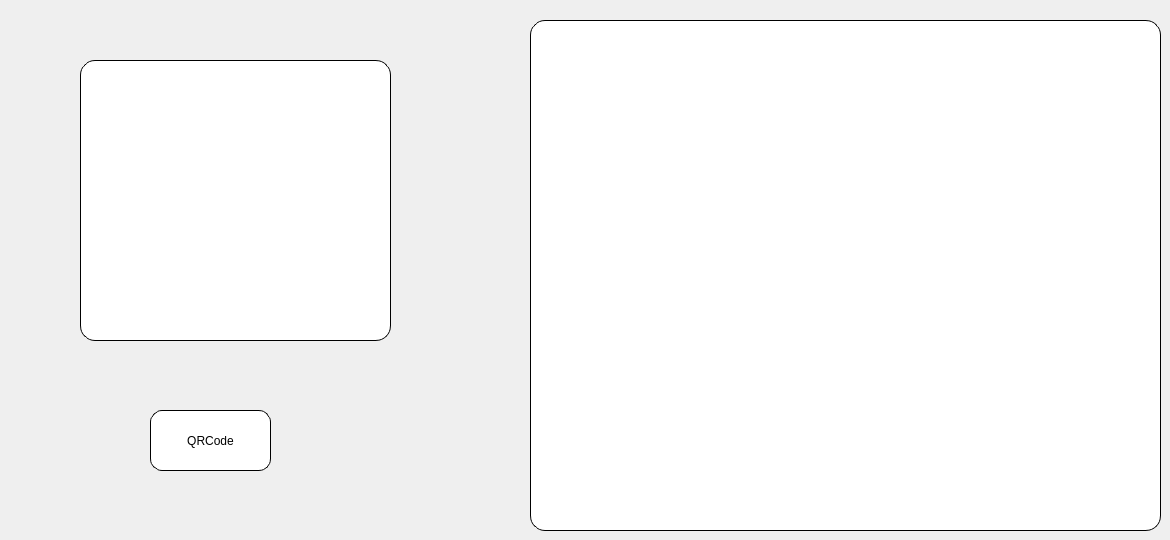
     <widget class="QWidget" name="tab_6">
      <attribute name="title">
       <string>QRCode</string>
      </attribute>
      <widget class="QLabel" name="label_14">
       <property name="geometry">
        <rect>
         <x>80</x>
         <y>60</y>
         <width>311</width>
         <height>281</height>
        </rect>
       </property>
       <property name="styleSheet">
        <string notr="true">background-color:white;
border-radius:15px;
border:0.5px solid;</string>
       </property>
       <property name="text">
        <string/>
       </property>
      </widget>
      <widget class="QTableView" name="tableView_invite_2">
       <property name="geometry">
        <rect>
         <x>530</x>
         <y>20</y>
         <width>631</width>
         <height>511</height>
        </rect>
       </property>
       <property name="styleSheet">
        <string notr="true">background-color:white;
border-radius:15px;
border:0.5px solid;</string>
       </property>
      </widget>
      <widget class="QPushButton" name="qrcode">
       <property name="geometry">
        <rect>
         <x>150</x>
         <y>410</y>
         <width>121</width>
         <height>61</height>
        </rect>
       </property>
       <property name="styleSheet">
        <string notr="true">
QPushButton{background-color:white;
border-radius:12px;
border-color:black;
border:1px solid;
}
QPushButton:hover
{
background-color:lightgray;
}</string>
       </property>
       <property name="text">
        <string>QRCode</string>
       </property>
      </widget>
     </widget>
